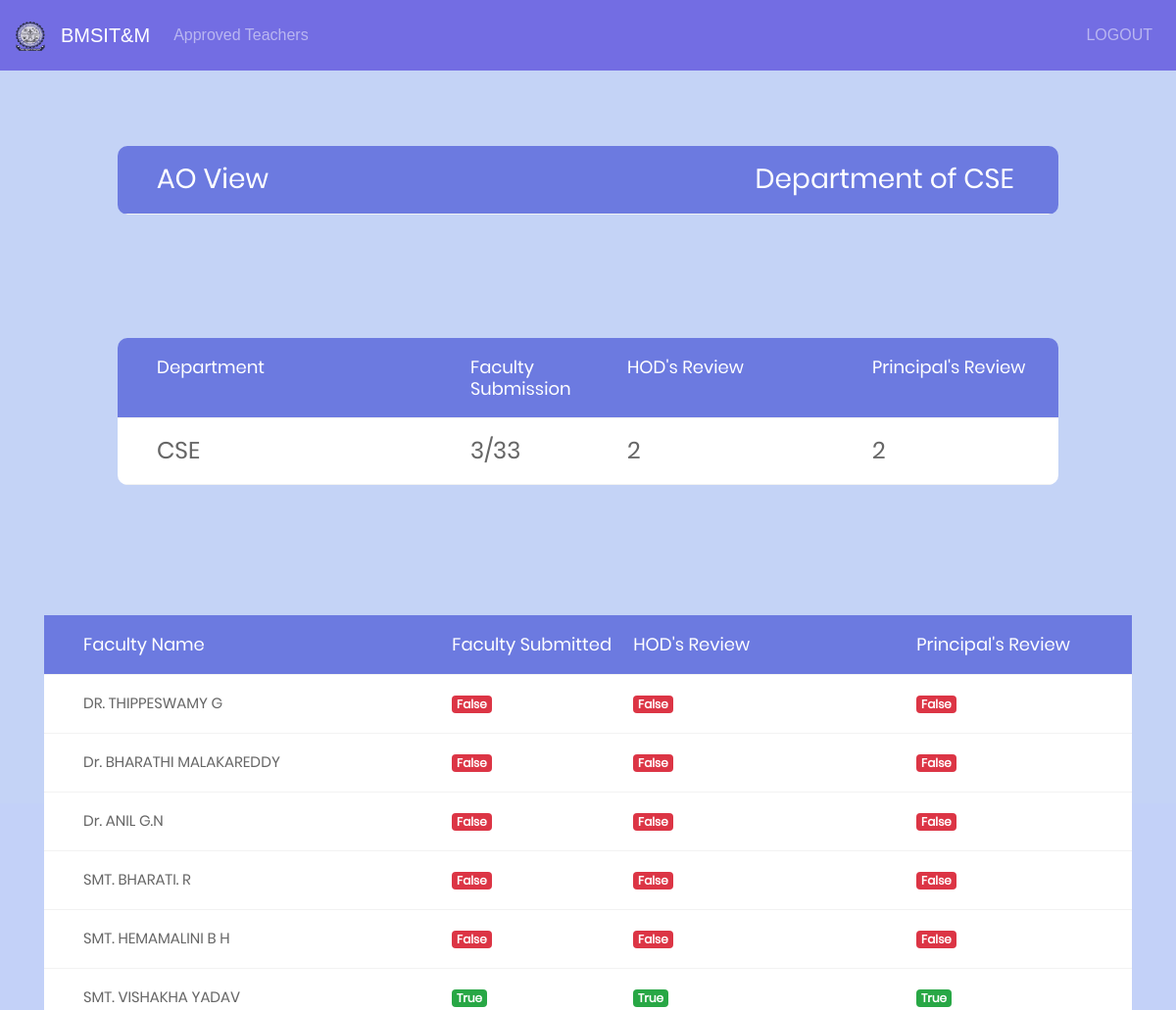
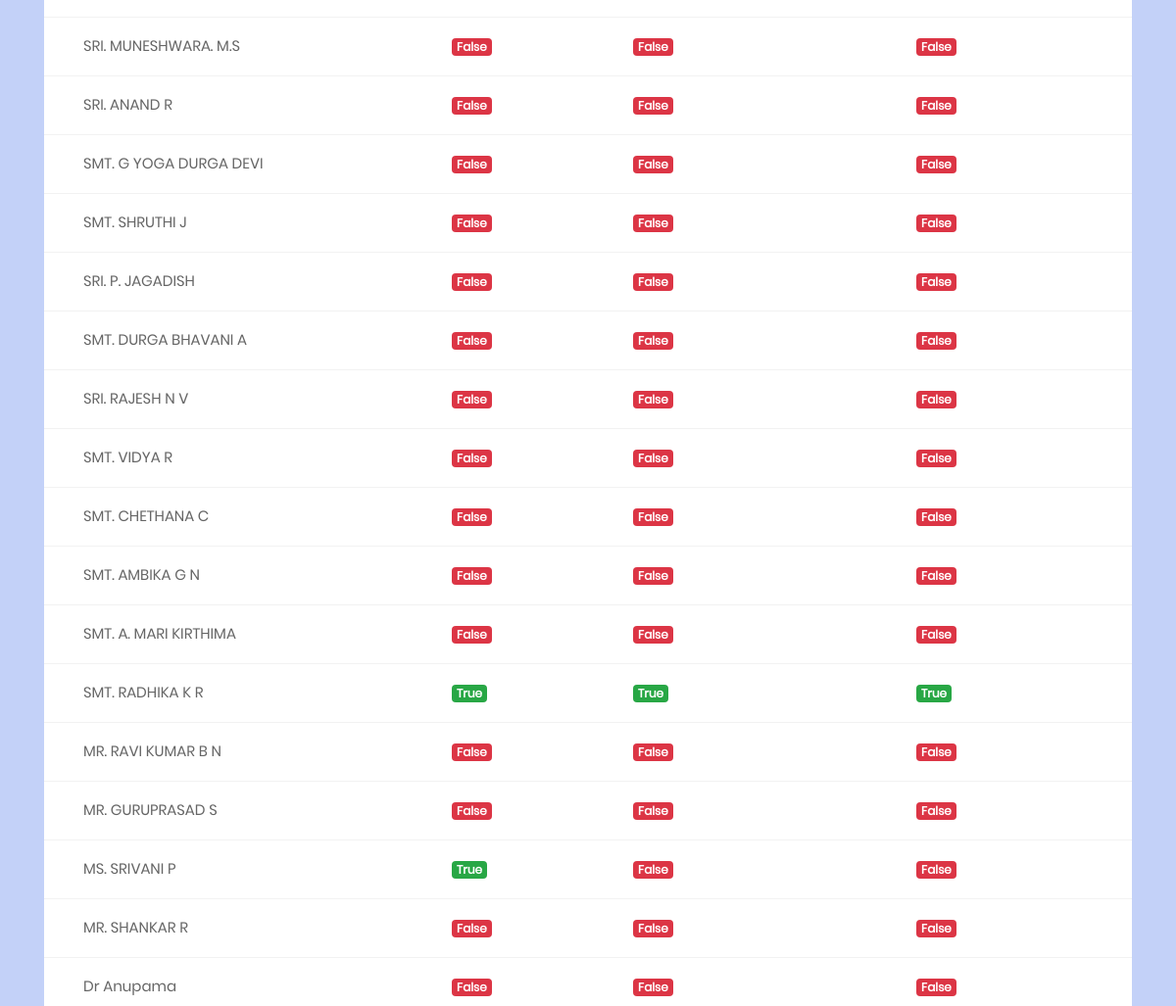
/ao_display/CSE (upper part), run on an earlier commit of the app's database (2 pictures, top to bottom).
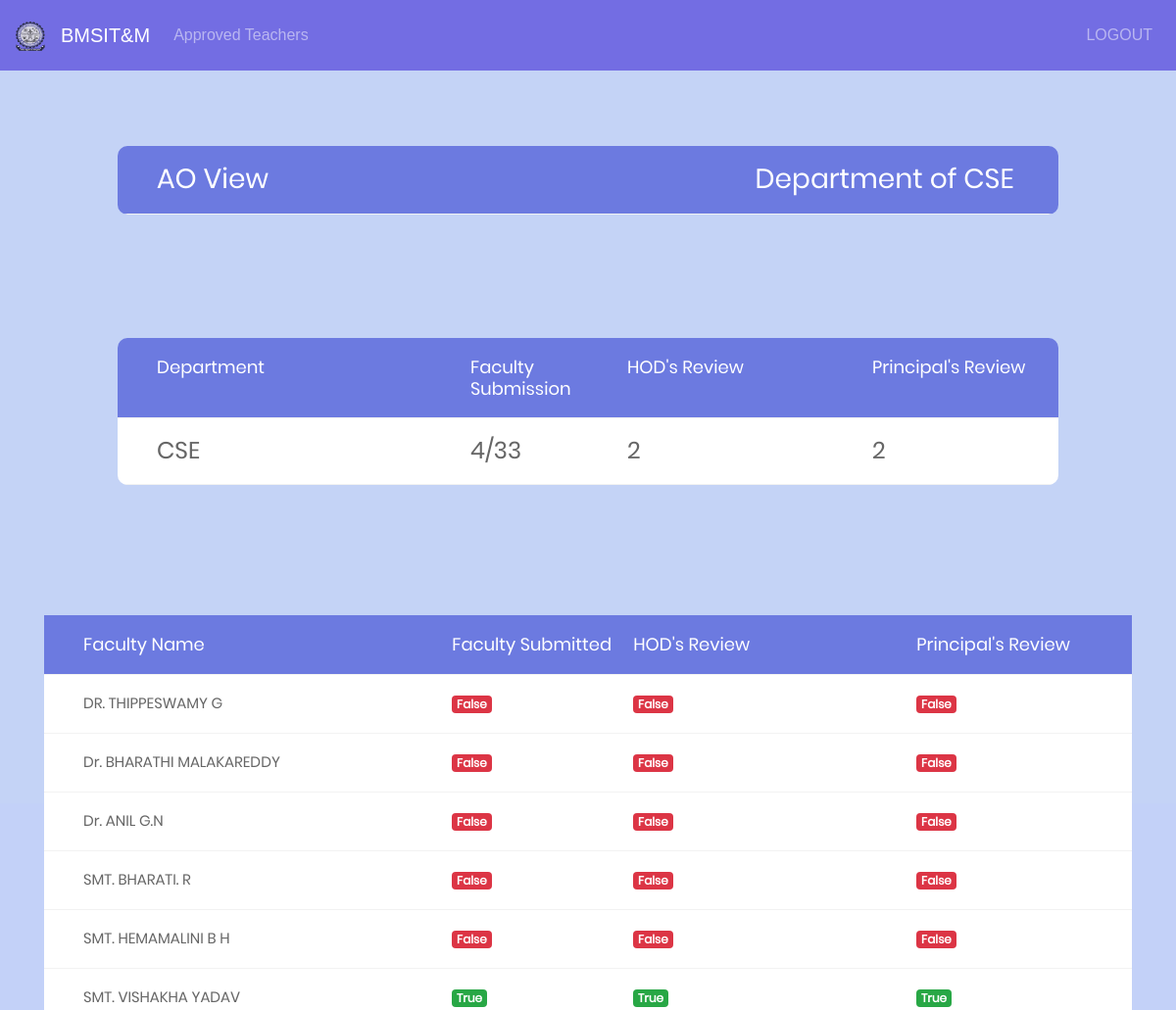
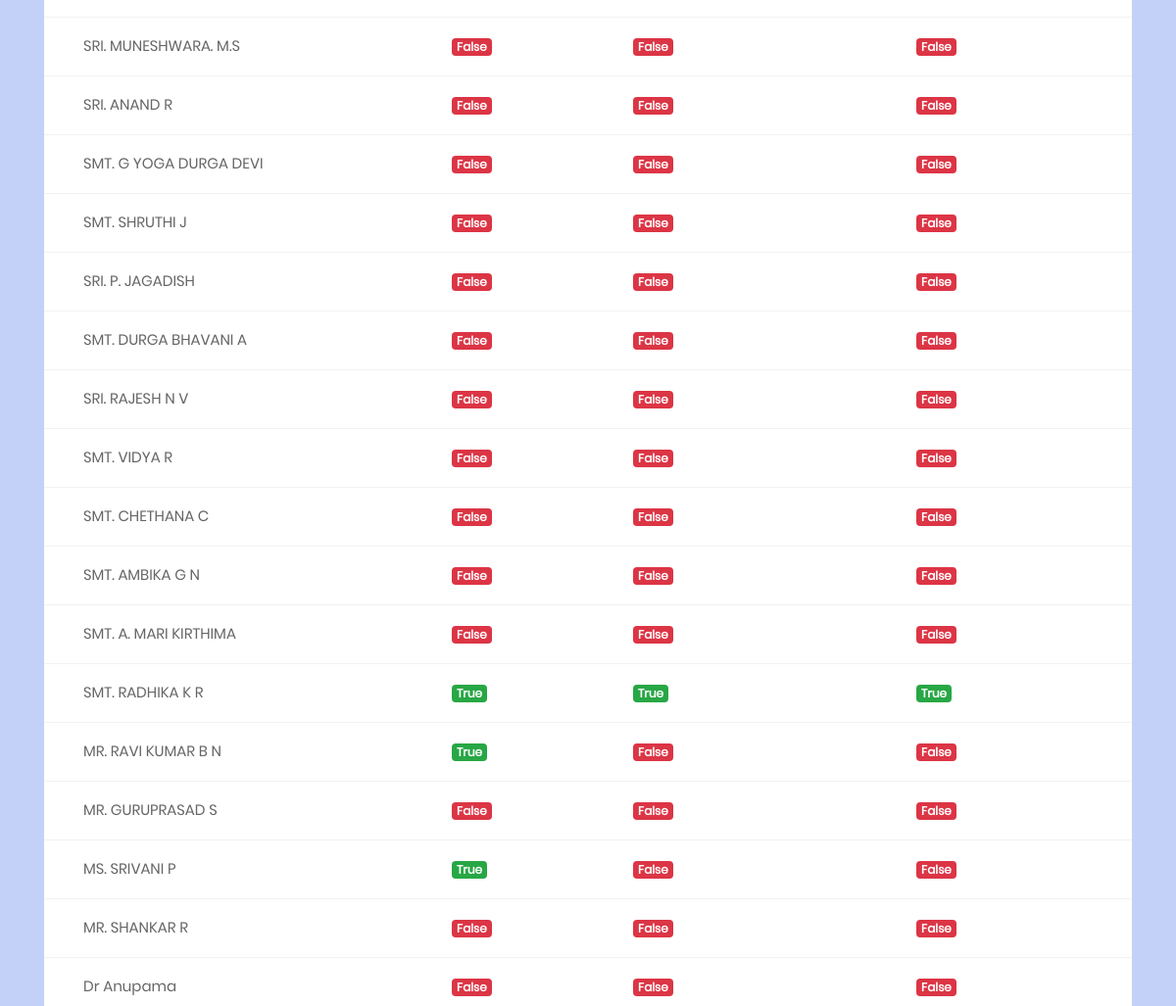
And on a later commit of the database (2 pictures, top to bottom).
### facform1/models.py (models this page shows, shortened)
class User(AbstractUser):
	phone = models.BigIntegerField(null=True)
	department = models.ForeignKey('Department', on_delete=models.CASCADE,null=True)
	designation = models.ForeignKey('Designation', on_delete=models.CASCADE,null=True)
	teach_status = models.BooleanField(default=False)
	hod_status = models.BooleanField(default=False)
	principal_status = models.BooleanField(default=False)
	doc_link = models.CharField(max_length=2000, blank=True, null=True)
	info = models.CharField(max_length=20, blank=True, null=True)

### facform1/views.py (the view)
# urls.py: url(r'^ao_display/(?P<dept>[\w\-]+)$', views.ao_display,name="ao_display"),
def ao_display(request,dept):
	print(dept)
	a = "assistant"
	b = "associate"
	c = "professor"
	d = "hod"
	above = remarks2.objects.filter(total_marks__gte = 60).filter(department__name=dept).filter(info__designation__pk=11)
	above1 = remarks2.objects.filter(total_marks__gte = 60).filter(department__name=dept).filter(info__designation__pk=9)
	above2 = remarks2.objects.filter(total_marks__gte = 60).filter(department__name=dept).filter(info__designation__pk=10)
	above3 = remarks2.objects.filter(total_marks__gte = 60).filter(department__name=dept).filter(info__designation__pk=8)
	above4 = list(chain(above1,above2))
	below = remarks2.objects.filter(total_marks__lt = 60).filter(department__name=dept).filter(info__designation__pk=11)
	below1 = remarks2.objects.filter(total_marks__lt = 60).filter(department__name=dept).filter(info__designation__pk=9)
	below2 = remarks2.objects.filter(total_marks__lt = 60).filter(department__name=dept).filter(info__designation__pk=10)
	below3 = remarks2.objects.filter(total_marks__lt = 60).filter(department__name=dept).filter(info__designation__pk=8)
	below4 = list(chain(below1,below2))
	general = User.objects.filter(department__name=dept)
	tt = general.count()
	principal_completed = (User.objects.filter(department__name=dept).filter(principal_status=True)).count()
	hod_completed  = (User.objects.filter(department__name=dept).filter(hod_status=True)).count()
	teach_completed  = (User.objects.filter(department__name=dept).filter(teach_status=True)).count()
	dept = {'dept':dept,'above':above,'above1':above4,'above3':above3,'below':below,'below1':below4,'below3':below3,'general':general,'p':principal_completed,'h':hod_completed,'t':teach_completed,'total':tt}
	return render(request,'ao_display.html',context=dept)

### templates/ao_display.html (shortened to what this page needs)
<!DOCTYPE html>
{% load staticfiles %}
<html lang="en">
<head>
	<link rel="stylesheet" type="text/css" href="{% static "vendor/bootstrap/css/bootstrap.min.css" %}">
	<link rel="stylesheet" type="text/css" href="{% static "fonts/font-awesome-4.7.0/css/font-awesome.min.css" %}">
	<link rel="stylesheet" type="text/css" href="{% static "vendor/animate/animate.css" %}">
	<link rel="stylesheet" type="text/css" href="{% static "vendor/select2/select2.min.css" %}">
	<link rel="stylesheet" type="text/css" href="{% static "vendor/perfect-scrollbar/perfect-scrollbar.css" %}">
	<link rel="stylesheet" type="text/css" href="{% static "css/util.css" %}">
	<link rel="stylesheet" type="text/css" href="{% static "css/main1.css" %}">
</head>
<body style="background:#c3d1f8">
	<nav class="navbar navbar-expand-lg navbar-dark fixed-top" style="background-color: #736de3;">
	  <a class="navbar-brand" href="#">
	  <img src="{% static "image/bms.logo.png" %}" width="30" height="30" alt="">
	</a>
	<a class="navbar-brand" href="#">BMSIT&M</a>
	<div class="collapse navbar-collapse" id="navbarNav">
<ul class="navbar-nav mr-auto">
		<li class="nav-item">
        	<a class="nav-link" href="/ao_approved/{{dept}}">Approved Teachers</a>
      </li>
		</ul>
	</div>
	<span class="navbar-text">
		<ul class="navbar-nav mr-auto">
		<li class="nav-item">
					<a class="nav-link" href="/">LOGOUT</a>
			</li>
		</ul>
	    </span>
	</nav>
	<div style="margin-top:-18%;">
		<div class="container-table100">
			<div class="wrap-table100">
					<div class="table">
						<div class="row header">
							<div class="cell">
								<h3>AO View</h3>
							</div>
							<div class="cell">
								<h3>Department of {{dept}}</h3>
							</div>
						</div>
					</div>
						</div>
							</div>
						</div>
	<div style="margin-top:-47%;" class="limiter">
		<div class="container-table100">
			<div class="wrap-table100">
					<div class="table">
						<div class="row header">
							<div class="cell">
								Department
							</div>
							<div class="cell">
								Faculty Submission
							</div>
							<div class="cell">
								HOD's Review
							</div>
							<div class="cell">
								Principal's Review
							</div>
						</div>
	           <div class="row">
							<div class="cell" data-title="Department">
              <h4>{{ dept }}</h4>
							</div>
							<div class="cell" data-title="Department">
								<h4>{{ t }}/{{ total }}</h4>
							</div>
							<div class="cell" data-title="Department">
								<h4>{{ h }}</h4>
							</div>
							<div class="cell" data-title="Department">
								<h4>{{ p }}</h4>
							</div>
						</div>
					</div>
			</div>
		</div>
	</div>
	<div style="margin-top:-16%;" class="limiter">
		<div class="container">
			<div class="wrap-table180">
					<div class="table">
						<div class="row header">
							<div class="cell">
								Faculty Name
							</div>
							<div class="cell">
								Faculty Submitted
							</div>
							<div class="cell">
								HOD's Review
							</div>
							<div class="cell">
								Principal's Review
							</div>
						</div>
						{% for x in general %}
						<div class="row">
							<div class="cell" data-title="Faculty Name">
								{{x.first_name}}
						 </div>
							<div class="cell" data-title="f-s">
									{% if x.teach_status %}
									<h6><span class="badge badge-success">{{x.teach_status}}</span></h6>
									{% else %}
									<h6><span class="badge badge-danger">{{x.teach_status}}</span></h6>
									{% endif %}
							</div>
							<div class="cell" data-title="h-s">
								{% if x.hod_status %}
								<h6><span class="badge badge-success">{{x.hod_status}}</span></h6>
								{% else %}
								<h6><span class="badge badge-danger">{{x.hod_status}}</span></h6>
								{% endif %}
							</div>
							<div class="cell" data-title="p-s">
								{% if x.principal_status %}
								<h6><span class="badge badge-success">{{x.principal_status}}</span></h6>
								{% else %}
								<h6><span class="badge badge-danger">{{x.principal_status}}</span></h6>
								{% endif %}
							</div>
						</div>
						{% endfor %}
					</div>
			</div>
		</div>
	</div>
</body>
</html>

What changed in the data, as far as the page shows it:
changed User "MR. RAVI KUMAR B N": teach_status "False" → "True"
Also different on the page:
{{ t }}: "3" → "4"
